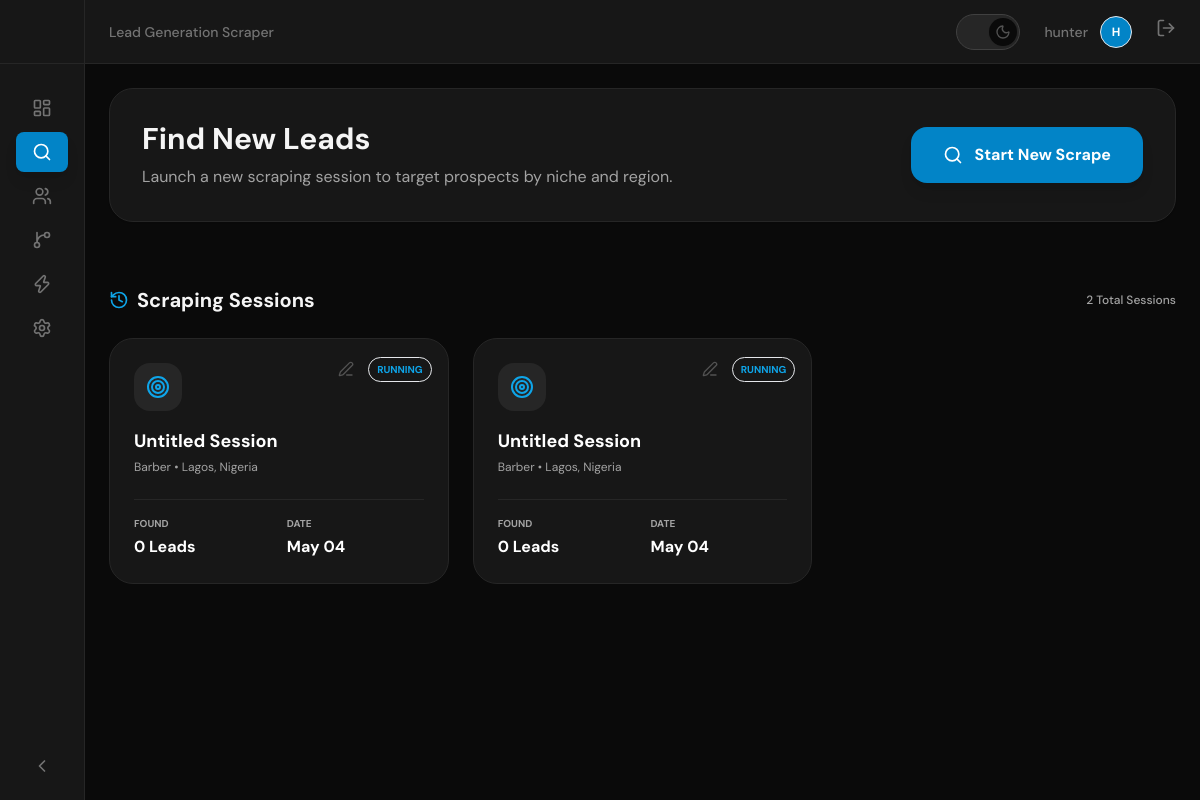
Before: /dashboard/scraper/ (signed in) with the older database file.
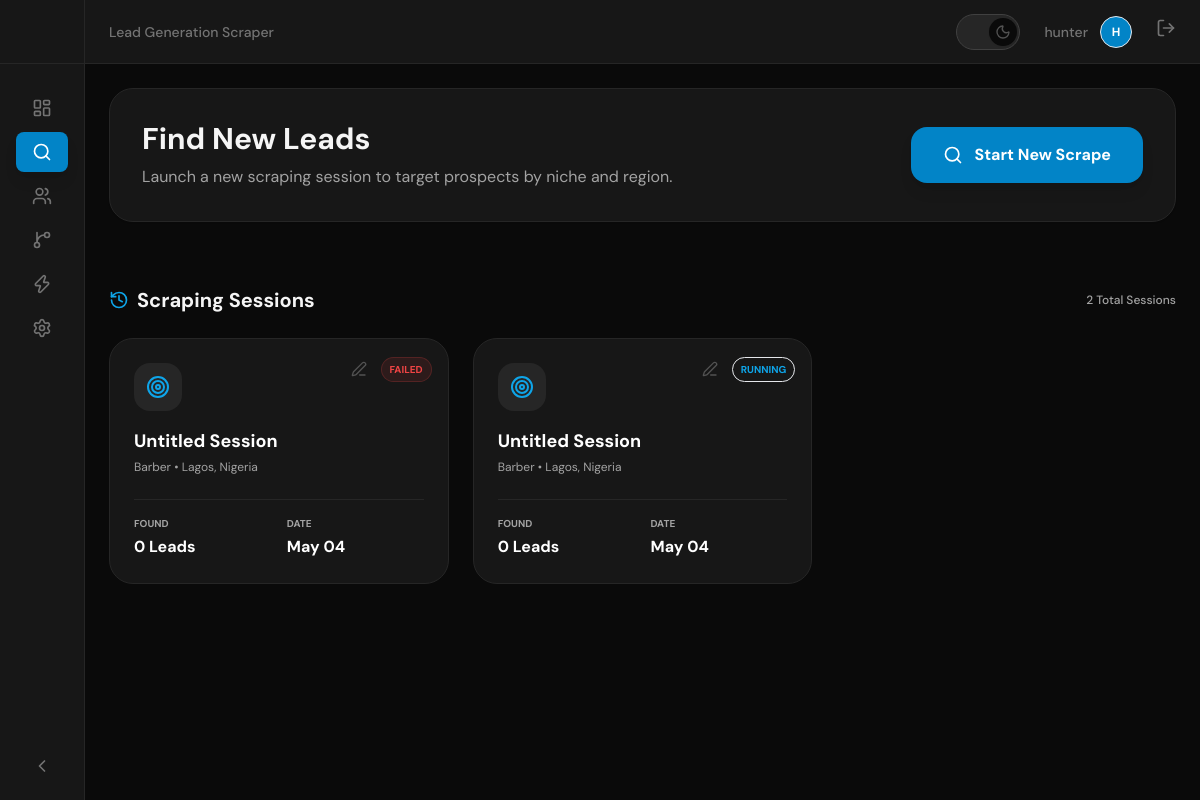
After: the same page with the newer database file.
### leads/models.py (models this page shows, shortened)
class ScraperJob(models.Model):
    STATUS_CHOICES = [
        ('pending', 'Pending'),
        ('running', 'Running'),
        ('completed', 'Completed'),
        ('failed', 'Failed'),
    ]
    name = models.CharField(max_length=255, help_text="Session name for this niche")
    niche = models.CharField(max_length=255)
    keywords = models.CharField(max_length=512)
    region = models.CharField(max_length=255)
    status = models.CharField(max_length=20, choices=STATUS_CHOICES, default='pending')
    progress = models.IntegerField(default=0)
    leads_found = models.IntegerField(default=0)
    stop_requested = models.BooleanField(default=False)
    created_at = models.DateTimeField(auto_now_add=True)
    completed_at = models.DateTimeField(null=True, blank=True)

### leads/views.py (the view)
# urls.py: path('scraper/', views.scraper_dashboard, name='scraper-dashboard'),
@login_required
def scraper_dashboard(request):
    jobs = ScraperJob.objects.all().order_by('-created_at')
    context = {
        'jobs': jobs,
    }
    return render(request, 'leads/scraper.html', context)

### leads/templates/leads/scraper.html (shortened to what the changed rows need)
{% extends 'base.html' %}
{% block content %}
<div class="space-y-8">
    <div class="flex flex-col md:flex-row items-center justify-between bg-white dark:bg-neutral-900 border border-neutral-200 dark:border-neutral-800 p-8 rounded-3xl shadow-sm">
        <div class="mb-6 md:mb-0">
            <h1 class="text-3xl font-bold mb-2">Find New Leads</h1>
        </div>
    </div>
    <div class="space-y-6">
        <div class="flex items-center justify-between">
            <h2 class="text-xl font-bold flex items-center">
                <i data-lucide="history" class="w-5 h-5 mr-2 text-primary-500"></i>
                Scraping Sessions
            </h2>
        </div>
        <div class="grid grid-cols-1 md:grid-cols-2 lg:grid-cols-3 xl:grid-cols-4 gap-6">
            {% for job in jobs %}
            <a href="{% url 'leads:scraper-session-detail' job.pk %}" class="block group">
                <div class="bg-white dark:bg-neutral-900 border border-neutral-200 dark:border-neutral-800 rounded-3xl p-6 transition-all duration-300 hover:shadow-xl hover:shadow-primary-500/5 hover:-translate-y-1 relative overflow-hidden">
                    <div class="absolute top-0 right-0 p-4 flex items-center space-x-2">
                        <button hx-get="{% url 'leads:scraper-job-rename' job.pk %}"
                                hx-target="#modal-content"
                                @click.prevent
                                class="p-1.5 text-surface-400 hover:text-primary-500 hover:bg-primary-500/10 rounded-lg transition-all"
                                title="Rename Session">
                            <i data-lucide="edit-3" class="w-4 h-4"></i>
                        </button>
                        <span class="text-[10px] font-bold uppercase px-2 py-1 rounded-full border
                            {% if job.status == 'completed' %}bg-green-500/10 text-green-500 border-green-500/20
                            {% elif job.status == 'running' %}bg-primary-500/10 text-primary-500 border-primary-500/20 animate-pulse
                            {% elif job.status == 'failed' %}bg-red-500/10 text-red-500 border-red-500/20
                            {% else %}bg-surface-500/10 text-surface-500 border-surface-500/20{% endif %}">
                            {{ job.status }}
                        </span>
                    </div>
                    <div class="mb-6">
                        <div class="w-12 h-12 bg-neutral-100 dark:bg-neutral-800 rounded-2xl flex items-center justify-center mb-4 group-hover:scale-110 transition-transform">
                            <i data-lucide="target" class="w-6 h-6 text-primary-500"></i>
                        </div>
                        <h3 class="font-bold text-lg text-neutral-900 dark:text-white truncate pr-16">{{ job.name }}</h3>
                        <p class="text-xs text-neutral-500 dark:text-neutral-400 mt-1">{{ job.niche }} • {{ job.region }}</p>
                    </div>
                    <div class="grid grid-cols-2 gap-4 pt-4 border-t border-neutral-100 dark:border-neutral-800">
                        <div>
                            <span class="block text-[10px] uppercase font-bold text-neutral-400 mb-1">Found</span>
                            <span class="font-bold text-neutral-900 dark:text-white">{{ job.leads_found }} Leads</span>
                        </div>
                        <div>
                            <span class="block text-[10px] uppercase font-bold text-neutral-400 mb-1">Date</span>
                            <span class="font-bold text-neutral-900 dark:text-white">{{ job.created_at|date:"M d" }}</span>
                        </div>
                    </div>
                </div>
            </a>
            {% endfor %}
        </div>
    </div>
</div>
{% endblock %}

Changed rows visible on the page:
changed ScraperJob: status "RUNNING" → "FAILED"
